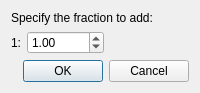
<?xml version="1.0" encoding="UTF-8"?>
<ui version="4.0">
 <class>PreferencePageRiverSurvey_FractionAddDialog</class>
 <widget class="QDialog" name="PreferencePageRiverSurvey_FractionAddDialog">
  <property name="geometry">
   <rect>
    <x>0</x>
    <y>0</y>
    <width>200</width>
    <height>93</height>
   </rect>
  </property>
  <property name="windowTitle">
   <string>Add fraction</string>
  </property>
  <layout class="QVBoxLayout" name="verticalLayout">
   <item>
    <widget class="QLabel" name="addLabel">
     <property name="text">
      <string>Specify the fraction to add:</string>
     </property>
    </widget>
   </item>
   <item>
    <layout class="QHBoxLayout" name="horizontalLayout" stretch="0,0,0">
     <item>
      <widget class="QLabel" name="one_label">
       <property name="text">
        <string>1:</string>
       </property>
      </widget>
     </item>
     <item>
      <widget class="QDoubleSpinBox" name="fractionSpinBox">
       <property name="minimum">
        <double>0.010000000000000</double>
       </property>
       <property name="maximum">
        <double>10000.000000000000000</double>
       </property>
       <property name="value">
        <double>1.000000000000000</double>
       </property>
      </widget>
     </item>
     <item>
      <spacer name="horizontalSpacer">
       <property name="orientation">
        <enum>Qt::Horizontal</enum>
       </property>
       <property name="sizeHint" stdset="0">
        <size>
         <width>40</width>
         <height>20</height>
        </size>
       </property>
      </spacer>
     </item>
    </layout>
   </item>
   <item>
    <spacer name="verticalSpacer">
     <property name="orientation">
      <enum>Qt::Vertical</enum>
     </property>
     <property name="sizeHint" stdset="0">
      <size>
       <width>20</width>
       <height>2</height>
      </size>
     </property>
    </spacer>
   </item>
   <item>
    <widget class="QDialogButtonBox" name="buttonBox">
     <property name="orientation">
      <enum>Qt::Horizontal</enum>
     </property>
     <property name="standardButtons">
      <set>QDialogButtonBox::Cancel|QDialogButtonBox::Ok</set>
     </property>
    </widget>
   </item>
  </layout>
 </widget>
 <resources/>
 <connections>
  <connection>
   <sender>buttonBox</sender>
   <signal>accepted()</signal>
   <receiver>PreferencePageRiverSurvey_FractionAddDialog</receiver>
   <slot>accept()</slot>
   <hints>
    <hint type="sourcelabel">
     <x>248</x>
     <y>254</y>
    </hint>
    <hint type="destinationlabel">
     <x>157</x>
     <y>274</y>
    </hint>
   </hints>
  </connection>
  <connection>
   <sender>buttonBox</sender>
   <signal>rejected()</signal>
   <receiver>PreferencePageRiverSurvey_FractionAddDialog</receiver>
   <slot>reject()</slot>
   <hints>
    <hint type="sourcelabel">
     <x>316</x>
     <y>260</y>
    </hint>
    <hint type="destinationlabel">
     <x>286</x>
     <y>274</y>
    </hint>
   </hints>
  </connection>
 </connections>
</ui>
